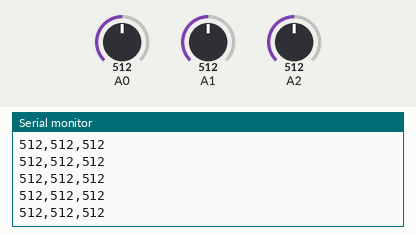
Bench run of a sketch on a simulated Arduino Uno, built with avr-gcc and run on an emulated ATmega328P. Shown: the last lines printed to the serial monitor. The test bench sets the inputs (shaded band); at power-on: A1 = 512, A0 = 512, A2 = 512.

Above: at 2.7 s.
2.8 s: A1 set to 983
At 2.86 s:
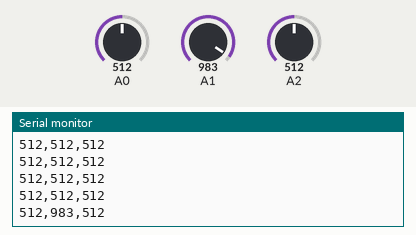
5.8 s: A1 set to 1014
At 5.81 s:
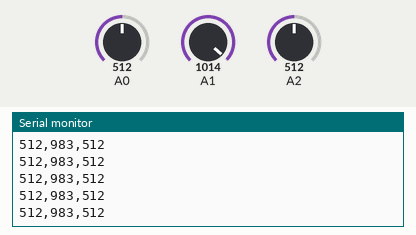
Timing chart, 0 to 8.8 s (numbered marks = the images above; inputs shaded):
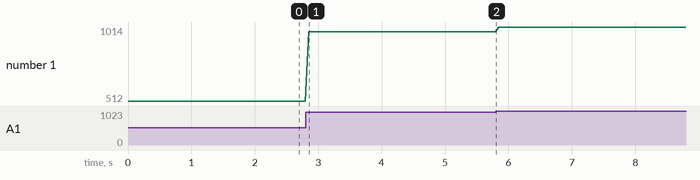

Measured:
- after the input at 2.8 s, the serial monitor: prints a new line after 0.05 s (image 1)
- plotted number 1: 512 → 983 after the input at 2.8 s, 983 → 1014 after the input at 5.8 s

The sketch:

Arduino.ino
```cpp
void setup() {
  Serial.begin(9600);
}

void loop() {
  int x = analogRead(A0);
  int y = analogRead(A1);
  int throttle = analogRead(A2);

  Serial.print(x); Serial.print(",");
  Serial.print(y); Serial.print(",");
  Serial.println(throttle);

  delay(50);
}
```
